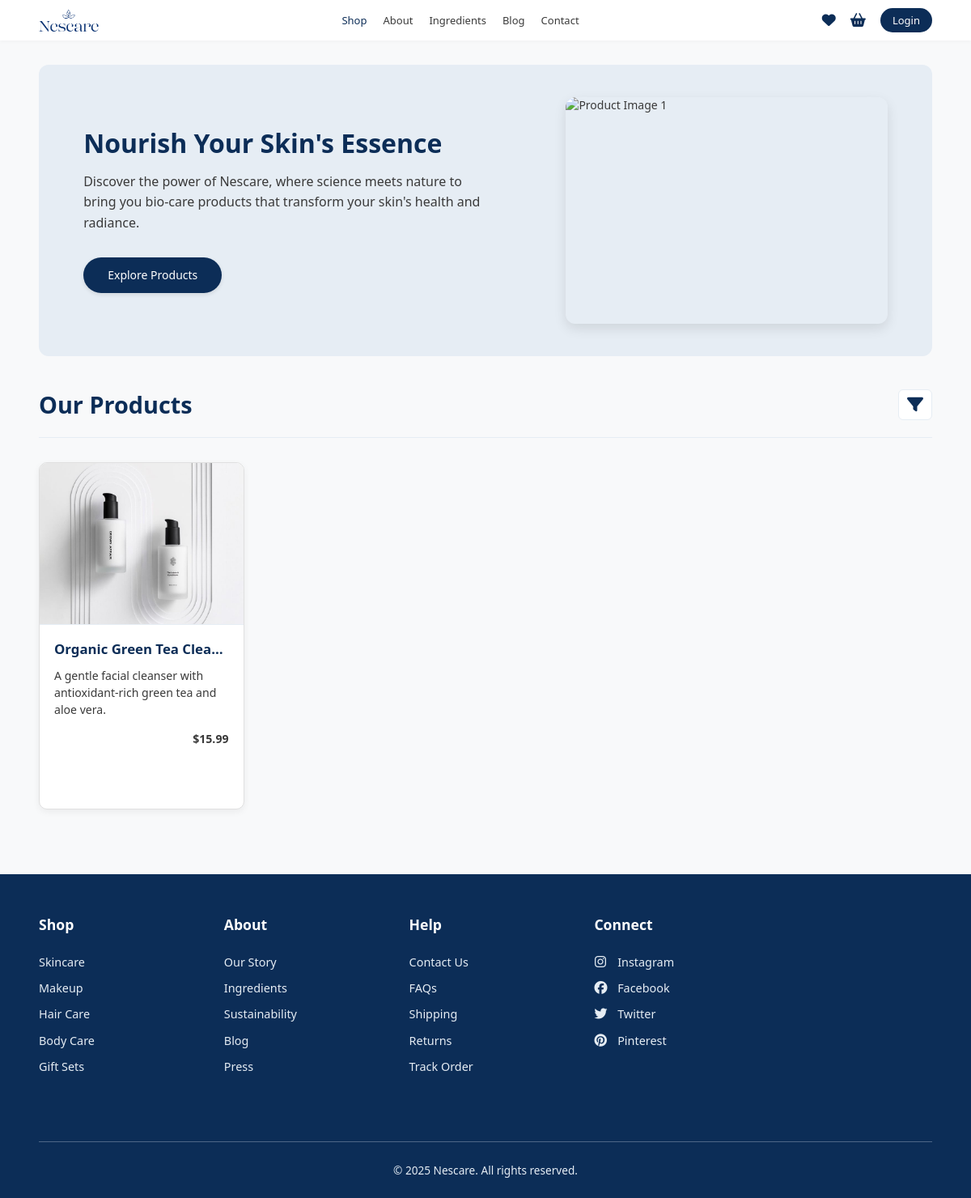
Page /costumer/product.php?category=1 on the earlier database version.
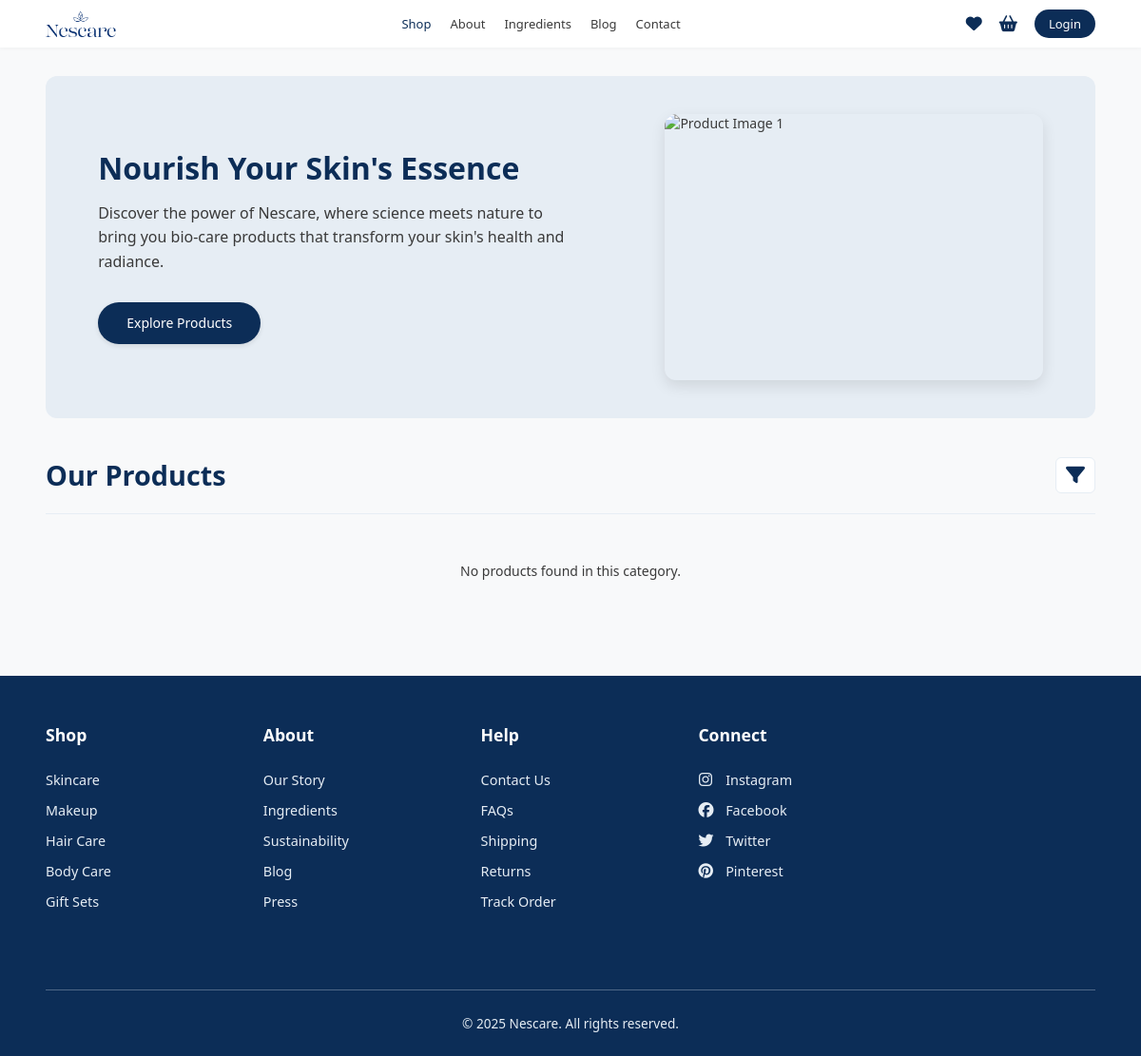
Same page on the later database version.
### tables this page shows
CREATE TABLE Items (
    item_id INT PRIMARY KEY AUTO_INCREMENT,
    name VARCHAR(255) NOT NULL,
    description TEXT,
     
    ingredients TEXT,
    how_to_use TEXT,
    shipping_returns_info TEXT,  
    price DECIMAL(10, 2) NOT NULL CHECK (price >= 0),
    stock INT DEFAULT 0 CHECK (stock >= 0),  
    category_id INT,
    image_url VARCHAR(255),  
    upload_date TIMESTAMP DEFAULT CURRENT_TIMESTAMP,
    FOREIGN KEY (category_id) REFERENCES Categories(category_id) ON DELETE SET NULL  
);

### costumer/product.php (the view, shortened to what this page needs)
<?php
require_once 'db_connection.php';
$filtered_category_id = null;
if (isset($_GET['category']) && filter_var($_GET['category'], FILTER_VALIDATE_INT)) {
    $filtered_category_id = intval($_GET['category']);
    $sql = "SELECT item_id, name, description, price, stock, category_id, image_url FROM items WHERE category_id = ? ORDER BY name ASC";
    $stmt_items = $conn->prepare($sql);
    if ($stmt_items) {
        $stmt_items->bind_param("i", $filtered_category_id);
        $stmt_items->execute();
        $result = $stmt_items->get_result();
    } else {
         error_log("Error preparing items query (filtered) (product.php): " . $conn->error);
         $result = false;
    }
} else {
    $sql = "SELECT item_id, name, description, price, stock, category_id, image_url FROM items ORDER BY name ASC";
    $result = $conn->query($sql);
     if (!$result) {
         error_log("Error fetching all items (product.php): " . $conn->error);
     }
}
$profile_picture = "images/user1.png";
$username = "";
?>
<!DOCTYPE html>
<html lang="en">
<head>
    <link rel="stylesheet" href="products.css">
    <link rel="stylesheet" href="https://cdnjs.cloudflare.com/ajax/libs/font-awesome/6.5.0/css/all.min.css">
</head>
<body>
    <header>
         <div class="logo-container">
            <a href="landing.php"><img src="images/logo.png" alt="Nescare Logo" class="logo" /></a>
             </div>
        <nav>
             <ul>
                 <li><a href="product.php" class="active">Shop</a></li>
                 <li><a href="about.php">About</a></li>
                 <li><a href="ingredients.php">Ingredients</a></li>
                 <li><a href="blog.php">Blog</a></li>
                 <li><a href="contact.php">Contact</a></li>
             </ul>
        </nav>
        <div class="nav-right">
              <a href="wishlist.php" title="Wishlist"><i class="fas fa-heart"></i></a>
              <a href="basket.php" title="Cart"><i class="fas fa-shopping-basket"></i></a>
             <?php if (isset($_SESSION['user_id'])): ?>
                  <div class="profile-container-small"> <a href="profile.php" title="Your Profile - <?php echo htmlspecialchars($username); ?>">
                          <img src="<?php echo htmlspecialchars($profile_picture); ?>" alt="Profile Picture" class="profile-pic">
                      </a>
                  </div>
             <?php else: ?>
                  <a href="login.php" class="login-btn">Login</a>
             <?php endif; ?>
         </div>
    </header>
    <div class="container">
         <section class="intro-section">
             <div class="intro-text">
                 <h2 class="intro-title">Nourish Your Skin's Essence</h2>
                 <p class="intro-paragraph">Discover the power of Nescare, where science meets nature to bring you bio-care products that transform your skin's health and radiance.</p>
                 <a href="#products" class="intro-button">Explore Products</a> </div>
             <div class="intro-image-container">
                 <img src="images/P.png" alt="Product Image 1" class="intro-image">
             </div>
         </section>
         <div id="products">
             <div class="title-filter-bar">
                  <h2 class="products-title">Our Products</h2>
                  <div class="filter-dropdown">
                      <i class="fas fa-filter filter-icon" onclick="toggleDropdown(event)" title="Filter by category"></i>
                  </div>
             </div>
             <div class="product-grid">
                 <?php
                 if ($result && $result->num_rows > 0):
                     while($row = $result->fetch_assoc()):
                         $item_id = $row['item_id'];
                         $image_path = !empty($row['image_url']) ? htmlspecialchars($row['image_url']) : 'images/default_product.png';
                         $image_alt = !empty($row['name']) ? htmlspecialchars($row['name']) : 'Product Image';
                 ?>
                          <div class="product" data-product-id="<?php echo htmlspecialchars($item_id); ?>">
                              <img src="<?php echo $image_path; ?>" alt="<?php echo $image_alt; ?>">
                              <div class="product-info">
                                  <h3><?php echo htmlspecialchars($row['name']); ?></h3>
                                  <p><?php echo htmlspecialchars(substr($row['description'], 0, 100)) . (strlen($row['description']) > 100 ? '...' : ''); ?></p>
                                  <p class="price">$<?php echo htmlspecialchars(number_format((float)$row['price'], 2)); ?></p>
                              </div>
                          </div>
                 <?php
                     endwhile;
                 elseif ($result):
                     ?>
                     <p style="grid-column: 1 / -1; text-align: center; padding: 20px;">No products found <?php echo $filtered_category_id ? 'in this category' : ''; ?>.</p>
                 <?php
                  else:
                 ?>
                      <p style="grid-column: 1 / -1; text-align: center; padding: 20px; color: red;">Error fetching products.</p>
                 <?php
                 endif;
                 ?>
             </div>
         </div>
          </div>
    <footer>
        <div>
            <h3>Shop</h3>
            <ul>
                <li><a href="?category=1">Skincare</a></li>
                <li><a href="?category=2">Makeup</a></li>
                <li><a href="?category=3">Hair Care</a></li>
                <li><a href="?category=4">Body Care</a></li>
                <li><a href="#">Gift Sets</a></li> </ul>
        </div>
        <div>
            <h3>About</h3>
            <ul>
                <li><a href="about.php">Our Story</a></li>
                <li><a href="ingredients.php">Ingredients</a></li>
                <li><a href="#">Sustainability</a></li> <li><a href="blog.php">Blog</a></li>
                <li><a href="#">Press</a></li> </ul>
        </div>
        <div>
            <h3>Help</h3>
            <ul>
                <li><a href="contact.php">Contact Us</a></li>
                <li><a href="#">FAQs</a></li> <li><a href="#">Shipping</a></li> <li><a href="#">Returns</a></li> <li><a href="#">Track Order</a></li> </ul>
        </div>
        <div>
            <h3>Connect</h3>
            <ul>
                <li><a href="#" target="_blank" rel="noopener noreferrer"><i class="fab fa-instagram"></i> Instagram</a></li>
                <li><a href="#" target="_blank" rel="noopener noreferrer"><i class="fab fa-facebook"></i> Facebook</a></li>
                <li><a href="#" target="_blank" rel="noopener noreferrer"><i class="fab fa-twitter"></i> Twitter</a></li>
                <li><a href="#" target="_blank" rel="noopener noreferrer"><i class="fab fa-pinterest"></i> Pinterest</a></li>
            </ul>
        </div>
        <div class="copyright">
            <p>&copy; <?php echo date("Y"); ?> Nescare. All rights reserved.</p>
        </div>
    </footer>
</body>
</html>

Differences in the rows shown:
removed items: image_url (picture), name "Organic Green Tea Clea…", description "A gentle facial cleanser with antioxidant-rich green tea and aloe vera.", price "15.99"
Other differences:
text now shown: "No products found in this category ."
